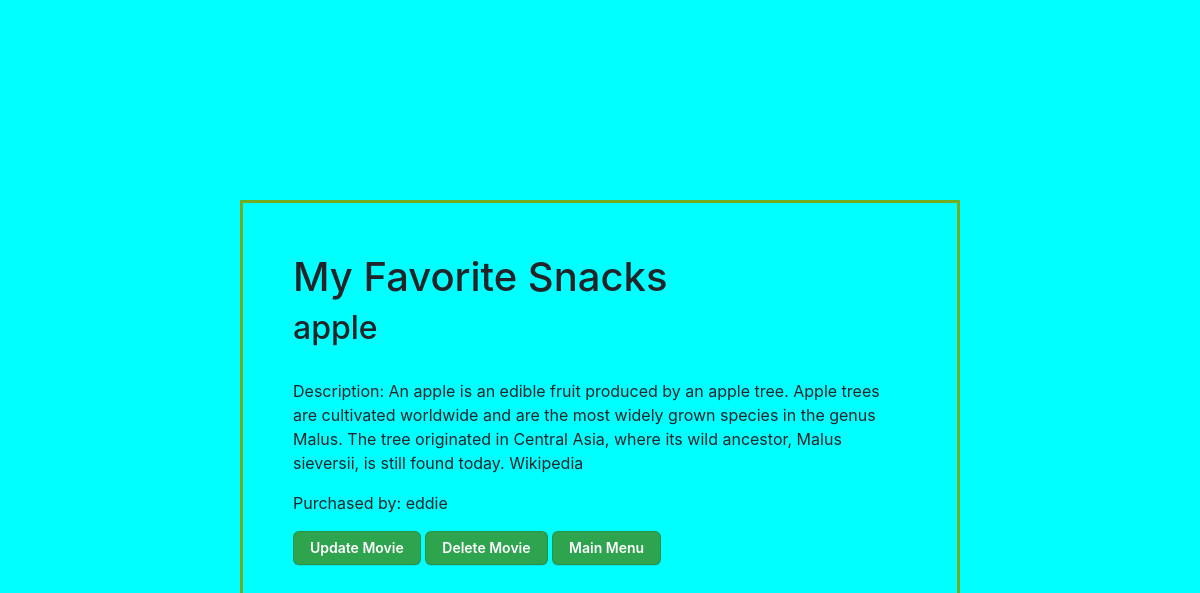
/snacks/1/, run on the app's committed database.
### snacks/models.py (models this page shows, shortened)
class Snack(models.Model):
  title = models.CharField(max_length=32)
  purchaser = models.ForeignKey(get_user_model(), on_delete=models.CASCADE)
  description = models.TextField(default='')

### snacks/views.py (the view)
# urls.py: path('<int:pk>/', SnackDetailView.as_view(), name='snack_detail'),
class SnackDetailView(DetailView):
    template_name = 'snack-detail.html'
    model = Snack

### templates/snack-detail.html
{% extends 'base.html' %}
{% block content %}
<h2>{{snack.title}}</h2>
<br>
<p>Description: {{snack.description}}</p>
<p>Purchased by: {{snack.purchaser}}</p>
<a href="{% url 'snack_update' snack.pk %}"><button>Update Movie</button></a>
<a href="{% url 'snack_delete' snack.pk %}"><button>Delete Movie</button></a>
<a href="{% url 'snack_list' %}"><button>Main Menu</button></a>
{% endblock content %}

### templates/base.html (shortened to what this page needs)
{% load static %}
<!DOCTYPE html>
<html lang="en">
<head>
  <link rel="stylesheet" href="https://stackpath.bootstrapcdn.com/bootstrap/4.5.0/css/bootstrap.min.css">
  <link rel="stylesheet" href="{% static 'base.css' %}" type="text/css">
</head>
<body>
  <header>
    <h1>My Favorite Snacks</h1>
  </header>
  {% block content %}{% endblock content %}
</body>
</html>

### templates/static/base.css (style rules this page uses)
body { background-color: aqua; margin: auto; margin-top: 200px; width: 60%; border: 3px solid #73AD21; padding: 50px; }
button, input { appearance: none; background-color: #2ea44f; border: 1px solid rgba(27, 31, 35, .15); border-radius: 6px; box-shadow: rgba(27, 31, 35, .1) 0 1px 0; box-sizing: border-box; color: #fff; cursor: pointer; display: inline-block; font-family: -apple-system,system-ui,"Segoe UI",Helvetica,Arial,sans-serif,"Apple Color Emoji","Segoe UI Emoji"; font-size: 14px; font-weight: 600; line-height: 20px; padding: 6px 16px; position: relative; text-align: center; text-decoration: none; user-select: none; -webkit-user-select: none; touch-action: manipulation; vertical-align: middle; white-space: nowrap; }

### data on the page
Snack: title "apple", description "An apple is an edible fruit produced by an apple tree. Apple trees are cultivated worldwide and are the most widely grown species in the genus Malus. The tree originated in Central Asia, where its wild ancestor, Malus sieversii, is still found today. Wikipedia", purchaser "eddie"
